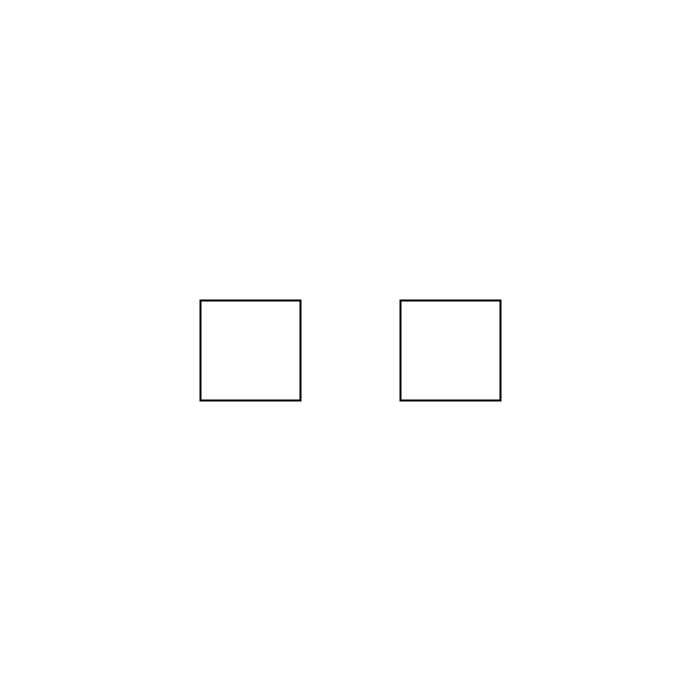
Frame 1 (no input)
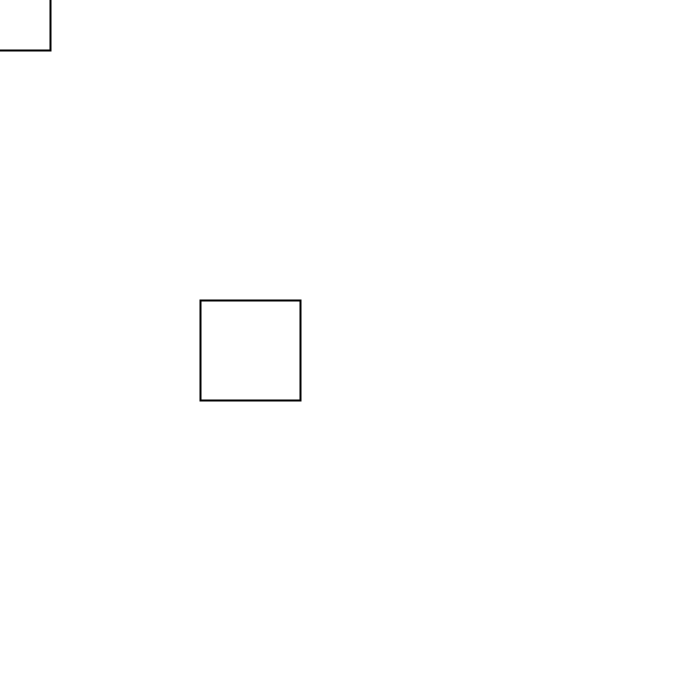
Frame 60 (the mouse pressed at the canvas centre just before this capture)
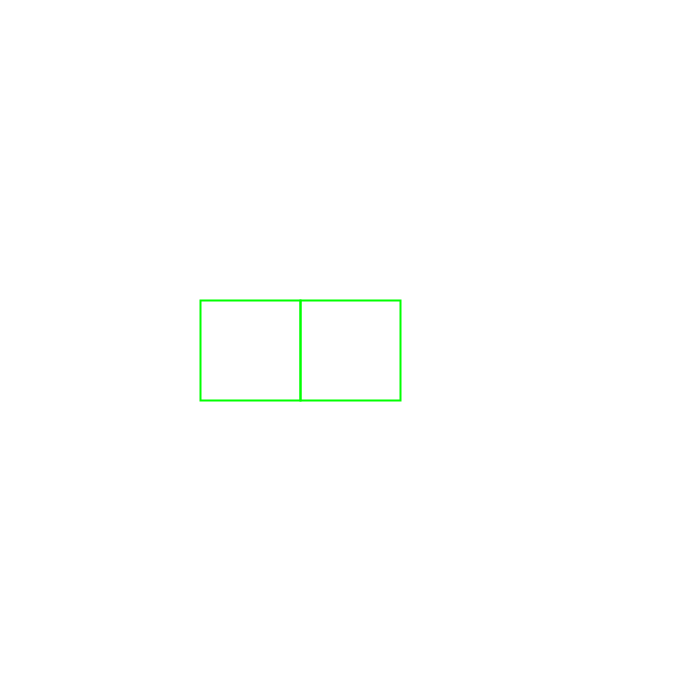
Frame 120 (the mouse held since frame 60 and released just before this capture)

The Processing sketch that drew these frames (run headless with seeded random() and noise(); from frame 60 on, the mouse is pressed at the canvas centre):

// Processing sketch: AxisAlignedBoundingBoxesIntersection
// ── AxisAlignedBoundingBoxesIntersection.pde

AABoundingBox b1;
AABoundingBox b2;

void setup() {
  size(700, 700);
  rectMode(CENTER);
  b1 = new AABoundingBox(new PVector(width / 2 - 100, height / 2), 50, 50);
  b2 = new AABoundingBox(new PVector(width / 2 + 100, height / 2), 50, 50);
} 

void draw() {
  background(255);
  b1.show();
  b2.show();
  b2.lock(mouseX, mouseY);
  if (checkCollision()) {
    b1.colliding = true;
    b2.colliding = true;
  } else {
    b1.colliding = false;
    b2.colliding = false;
  } 
} 

boolean checkCollision() {
  //min 
  float minXB1 = b1.center.x - b1.wR;
  float minXB2 = b2.center.x - b2.wR;
  float minYB1 = b1.center.y - b1.hR;
  float minYB2 = b2.center.y - b2.hR;
  //max 
  float maxXB1 = b1.center.x + b1.wR;
  float maxXB2 = b2.center.x + b2.wR;
  float maxYB1 = b1.center.y + b1.hR;
  float maxYB2 = b2.center.y + b2.hR;
  
 return !((minXB1 > maxXB2 || minXB2 > maxXB1) ||
  (minYB1 > maxYB2 || minYB2 > maxYB1));
} 
// ── AABoundingBox.pde
//Axis-Aligned-Bounding-Box implementation
class AABoundingBox {
  PVector center;
  boolean colliding = false;
  float wR;
  float hR;
  AABoundingBox(PVector _center, float _wR, float _hR) {
    wR = _wR;
    hR = _hR;
    center = _center.get();
  } 
  void show() {
    if (colliding) {
      stroke(0, 255, 0);
    } else {
      stroke(0);
    }
    noFill();
    strokeWeight(2);
    rect(center.x, center.y, wR * 2, hR * 2);
  } 
  void lock(float x, float y) {
    center.set(x, y);
  } 
} 
